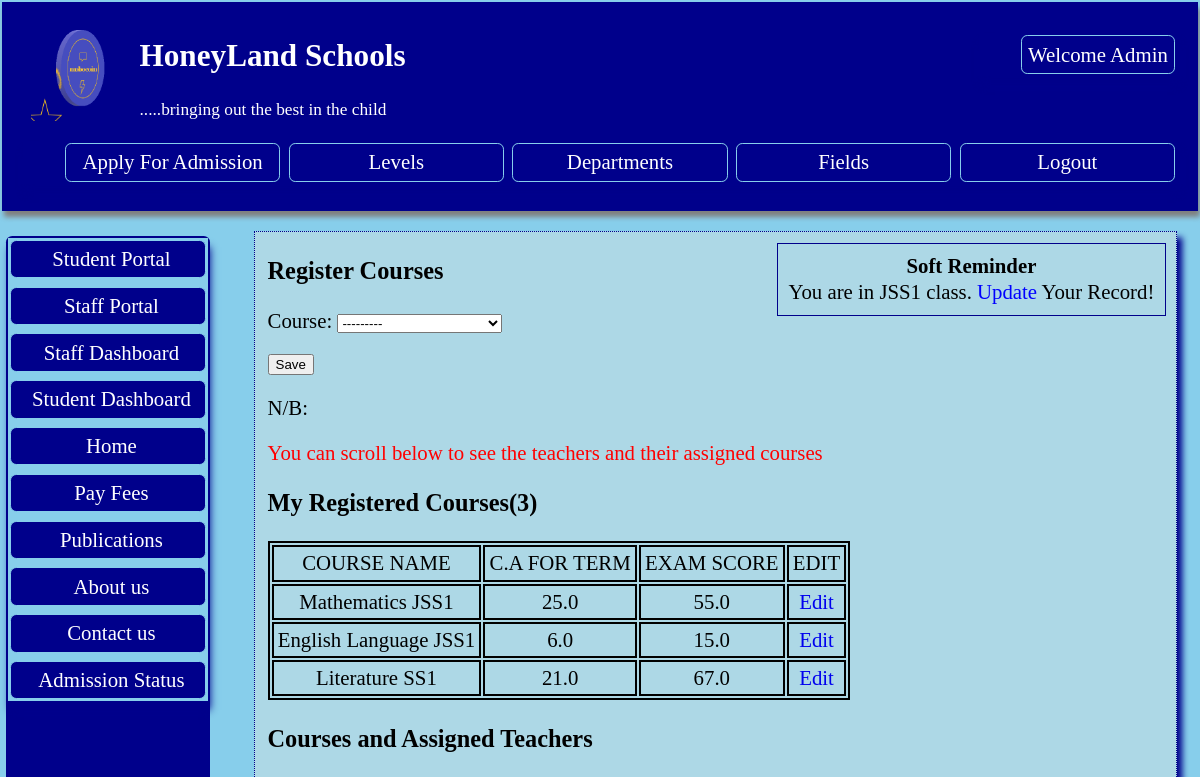
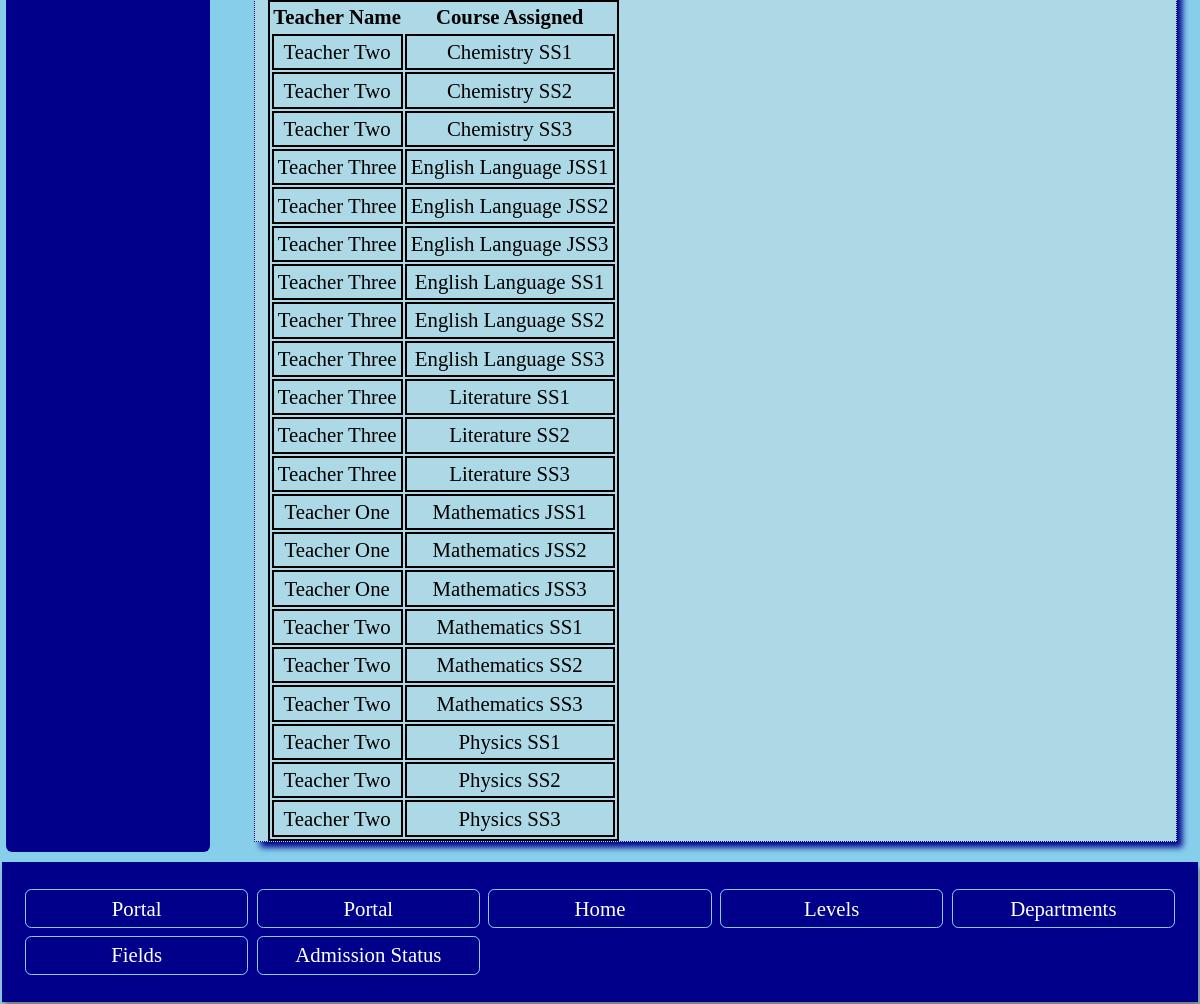
The app's page /portal/coursereg/ (signed in) with its own data (2 pictures, top to bottom).
### profiles/models.py (models this page shows, shortened)
class CustomUser(AbstractUser):
    profile_pic = models.ImageField(upload_to ='media/', null = True, blank =True)
    phone = models.IntegerField( unique=True, null= True, blank = True, validators=[validate_pass])
    country = models.CharField(max_length=200,  null = True, blank=True)
    state = models.CharField(max_length=200,  null = True, blank=True)
    is_student = models.BooleanField(default=0)
    is_teacher = models.BooleanField(default=0)
    mailing_address = models.CharField(max_length=200, null = True,   blank=True)
    study_field = models.ForeignKey(Student_field, on_delete=models.CASCADE, blank=True, null=True)
    class_enrolled = models.ForeignKey(Level, on_delete=models.CASCADE,  blank=True, null=True, related_name='studentlevel')

class Logo(models.Model):
    name = models.CharField(max_length=200, null=True)
    image = models.ImageField(upload_to='media/')
    slug = models.SlugField(unique=True, null=True,  blank=True)

class Level(models.Model):
    class_name = models.CharField(max_length=200,  null=True)
    classform = models.ForeignKey(ClassForm, on_delete=models.CASCADE, blank=True, null=True, related_name='classform')
    slug = models.SlugField(null=True)
    class Meta:
        ordering = ['class_name']
        verbose_name = 'Class'
        verbose_name_plural = 'Classes'
    def __str__(self):
        return self.class_name

class Exam(models.Model):
    student_username = models.ForeignKey(CustomUser, null=True, on_delete=models.CASCADE, related_name='registercourseuser')
    course = models.ForeignKey(Allcourses, blank=True, on_delete=models.CASCADE, null = True, related_name='registercoursename')
    scores =models.FloatField(default =0,blank=True, null =True)
    total_score =models.FloatField(default =0, blank=True, null =True)
    cum_score =models.FloatField(default =0, blank=True, null =True)
    grade =models.CharField( max_length=5,  blank=True, null =True)
    slug =models.SlugField( max_length=50, unique=True,  null=True, blank=True)

class Allcourses(models.Model):
    title = models.CharField(max_length=200,  null=True,  blank=True)
    field = models.ForeignKey(Student_field,  on_delete=models.CASCADE,  blank=True, null=True, related_name='field_course')
    teacher_in_charge = models.ForeignKey(CustomUser,  on_delete=models.CASCADE, blank=True, null=True, related_name='course_teacher')
    slug = models.SlugField(null=True)
    class Meta:
        ordering = ['title']
    def __str__(self):
        return self.title

### studentportal/views.py (the view, shortened to what this page needs)
# urls.py: path('portal/coursereg/', views.RegisterCourses.as_view(), name= 'coursereg'),
class RegisterCourses(LoginRequiredMixin, CreateView):
    model = Exam
    template_name ='coursereg.html'
    fields =[ 'course']
    context_object_name ='coursereg'
    def get_context_data(self, **kwargs):
            context = super().get_context_data(**kwargs)
            context['logo'] = Logo.objects.all()
            context['courseregs'] = Exam.objects.filter(student_username=self.request.user)
            context['teacherlist'] = Allcourses.objects.all()
            return context

### studentportal/templates/coursereg.html (shortened to what this page needs)
{% extends 'baseportal.html' %}
{% block content   %}
{% if  request.user.is_superuser or request.user.is_student %}
<div style='margin-top: 0.5em; border: 1px solid darkblue; float: right; padding: 0.5em;'>
  <h4 style='text-align: center; margin-top: 0; margin-bottom: 0.1em;' > Soft Reminder </h4>
You are in {{request.user.class_enrolled}} class. <a href='{% url "studentprofile" %}' style='color: blue; '>Update </a>Your Record!
</div>
<h3> Register Courses </h3>
<form method ='POST' enctype ="multipart/form-data">
  {{form.as_p}}
  <input type='submit'  value ='Save'/>
</form>
N/B:  <p style='color: red;'>You can scroll below to see the teachers and their assigned courses </p>
{% if courseregs %}
<h3 style='text-align: left; box-sizing: border-box;'> My Registered Courses({{courseregs.count}}) </h3>
<div style='margin-bottom: 0.6em;'>
    <table >
  <tr>
    <td> COURSE NAME </td>
    <td>  C.A FOR TERM </td>
    <td> EXAM SCORE </td>
    <td>  EDIT </td>
  </tr>
  {% for course in courseregs  %}
  <tr>
    <td>{{course.course}}</td>
    <td>{{course.cum_score}}</td>
    <td>{{course.scores}}</td>
    <td><a href='{% url "updatecoursereg" course.pk %}'>Edit</a></td>
  </tr>
    {% endfor %}
  </table>
  </div>
{% else %}
<p> You have no registered course at the moment  </p>
{% endif %}
<h3> Courses and Assigned Teachers </h3>
<table>
  <tr>
    <th> Teacher Name </th>
    <th> Course Assigned </th>
</tr>
    <tr>
  {% for teacher in teacherlist  %}
  <tr>
    <td>{{teacher.teacher_in_charge.first_name}}  {{teacher.teacher_in_charge.last_name}}</td>
    <td>{{teacher.title}}</td>
  </tr>
    {% endfor %}
  </table>
{% else %}
  <p style='color: red; font-size: 1em; text-align: center;padding: 3em;'> <b> Back off! You are not permitted to be here!! </b></p>
{% endif %}
{% endblock %}

### studentportal/templates/baseportal.html (shortened to what this page needs)
<head>
</head>
<body style ='margin: 0em; padding: 0.1em; font-size: 1.3em;  background: skyblue;'   >
    <header style= 'box-shadow: 2px 6px 5px grey;margin: 0em; padding-left: 1em; padding-right: 1em;
    padding-top: 0.5em; max-height: 190em; padding-bottom: 0.3em;
    background: darkblue; color: white;'>
    {% if   request.user.is_superuser or  request.user.is_authenticated %}
    <ul class='nav' style='float: right; list-style-type: none;' >
        <li> <a  style ='color: white; ' href = '{% url "portal" %}'> Welcome {{request.user.first_name}} </a></li>
    </ul>
{% else %}
    <ul class='nav' style='float: right; list-style-type: none;' >
        <li> <a  style ='color: white; ' href = '{% url "portalregister" %}'>  Student Register </a></li>
        </ul>
    {% endif %}
    {% for log in logo  %}
    <img style="float: left; margin: 0.4em; width: 100px; height: 100px;" src ="{{log.image.url}}"  >
{% endfor %}
<h2 style='text-align: left'><a style='color: white;' href='{% url "home" %}'>HoneyLand Schools</a></h2>
<p style='text-align: left'> <small> .....bringing out the best in the child </small></p>
<ul class='nav' style='list-style-type: none; display: grid; grid-gap: 0.2em; grid-template-columns: repeat(auto-fill, minmax(200px, 2fr));'>
    <li><a  style ='color: white; ' href ='{% url "apply" %}'> Apply For Admission </a></li>
    <li> <a href ='{% url "levels" %}'> Levels </a> </li>
    <li> <a href ='{% url "departments" %}'> Departments </a> </li>
    <li><a href ='{% url "fields" %}'> Fields </a></li>
    {% if   request.user.is_superuser or  request.user.is_authenticated %}
     <li><a  style ='color: white; ' href ='{% url "portallogout" %}'> Logout </a></li>
     {% endif %}
     </ul>
    </header>
<div class ='cover'>
    <nav class='navigation'>
        <ul class ='aside' style =' padding:0;  list-style-type: none;'>
            {% if request.user.is_student or request.user.is_superuser %}
        <li><a href ='{% url "portal" %}'> Student Portal </a></li>
        {% endif %}
        {% if request.user.is_teacher or request.user.is_superuser %}
        <li><a href ='{% url "portal" %}'> Staff Portal </a></li>
        {% endif %}
        {% if request.user.is_teacher or request.user.is_superuser %}
        <li><a href ='{% url "staffdashboard" %}'> Staff Dashboard </a></li>
        {% endif %}
{% if request.user.is_student or request.user.is_superuser %}
        <li><a href ='{% url "studentdashboardlink" %}'> Student Dashboard </a></li>
        {% endif %}
        <li><a href ='{% url "home" %}'> Home </a></li>
        <li><a href ='{% url "payment" %}'> Pay Fees </a></li>
        <li><a href ='{% url "publist" %}'> Publications </a></li>
        <li> <a href ='{% url "home" %}'> About us </a> </li>
        <li> <a href ='{% url "staffs" %}'> Contact us </a> </li>
        <li><a  style ='color: white; ' href ='{% url "admissionstat" %}'> Admission Status </a></li>
    </nav>
<section style='padding-right: 0.5em'>
{% block content %}
{% endblock %}
</section>
</div>
<footer style= 'max-height: 18em; padding-bottom: 0.2em; max-height: 18em;
 box-shadow: 2px 6px 5px grey; margin: 0em; padding-left: 1em; padding-right: 1em; padding-top: 0.2em;
    background: darkblue; color: white;'>
    <nav>
        <ul class ='nav' style =' padding:0; list-style-type: none; display: grid; grid-gap: 0.2em; grid-template-columns: repeat(auto-fill, minmax(200px, 2fr));'>
            {% if request.user.is_student or request.user.is_superuser  %}
            <li><a href ='{% url "studentdashboardlink" %}'>  Portal </a></li>
            {% endif %}
    {% if request.user.is_teacher or request.user.is_superuser%}
            <li><a href ='{% url "staffdashboard" %}'>  Portal </a></li>
            {% endif %}
            <li><a href ='{% url "home" %}'> Home </a></li>
            <li> <a href ='{% url "levels" %}'> Levels </a> </li>
            <li> <a href ='{% url "departments" %}'> Departments </a> </li>
            <li><a href ='{% url "fields" %}'> Fields </a></li>
            <li><a  style ='color: white; ' href ='{% url "admissionstat" %}'> Admission Status </a></li>
        </ul>
    </nav>
</footer>
</body>

### records on screen
CustomUser: user.first_name "Admin", user.class_enrolled "JSS1"
Logo: image (picture)
Exam: course "Mathematics JSS1", cum_score "25.0", scores "55.0"
Exam: course "English Language JSS1", cum_score "6.0", scores "15.0"
Exam: course "Literature SS1", cum_score "21.0", scores "67.0"
Allcourses: teacher_in_charge.first_name "Teacher", teacher_in_charge.last_name "Two", title "Chemistry SS1"
Allcourses: teacher_in_charge.first_name "Teacher", teacher_in_charge.last_name "Two", title "Chemistry SS2"
Allcourses: teacher_in_charge.first_name "Teacher", teacher_in_charge.last_name "Two", title "Chemistry SS3"
Allcourses: teacher_in_charge.first_name "Teacher", teacher_in_charge.last_name "Three", title "English Language JSS1"
Allcourses: teacher_in_charge.first_name "Teacher", teacher_in_charge.last_name "Three", title "English Language JSS2"
Allcourses: teacher_in_charge.first_name "Teacher", teacher_in_charge.last_name "Three", title "English Language JSS3"
Allcourses: teacher_in_charge.first_name "Teacher", teacher_in_charge.last_name "Three", title "English Language SS1"
Allcourses: teacher_in_charge.first_name "Teacher", teacher_in_charge.last_name "Three", title "English Language SS2"
Allcourses: teacher_in_charge.first_name "Teacher", teacher_in_charge.last_name "Three", title "English Language SS3"
Allcourses: teacher_in_charge.first_name "Teacher", teacher_in_charge.last_name "Three", title "Literature SS1"
Allcourses: teacher_in_charge.first_name "Teacher", teacher_in_charge.last_name "Three", title "Literature SS2"
Allcourses: teacher_in_charge.first_name "Teacher", teacher_in_charge.last_name "Three", title "Literature SS3"
Allcourses: teacher_in_charge.first_name "Teacher", teacher_in_charge.last_name "One", title "Mathematics JSS1"
Allcourses: teacher_in_charge.first_name "Teacher", teacher_in_charge.last_name "One", title "Mathematics JSS2"
Allcourses: teacher_in_charge.first_name "Teacher", teacher_in_charge.last_name "One", title "Mathematics JSS3"
Allcourses: teacher_in_charge.first_name "Teacher", teacher_in_charge.last_name "Two", title "Mathematics SS1"
Allcourses: teacher_in_charge.first_name "Teacher", teacher_in_charge.last_name "Two", title "Mathematics SS2"
Allcourses: teacher_in_charge.first_name "Teacher", teacher_in_charge.last_name "Two", title "Mathematics SS3"
Allcourses: teacher_in_charge.first_name "Teacher", teacher_in_charge.last_name "Two", title "Physics SS1"
Allcourses: teacher_in_charge.first_name "Teacher", teacher_in_charge.last_name "Two", title "Physics SS2"
Allcourses: teacher_in_charge.first_name "Teacher", teacher_in_charge.last_name "Two", title "Physics SS3"

### other values on screen
{{ courseregs.count }} "3"
